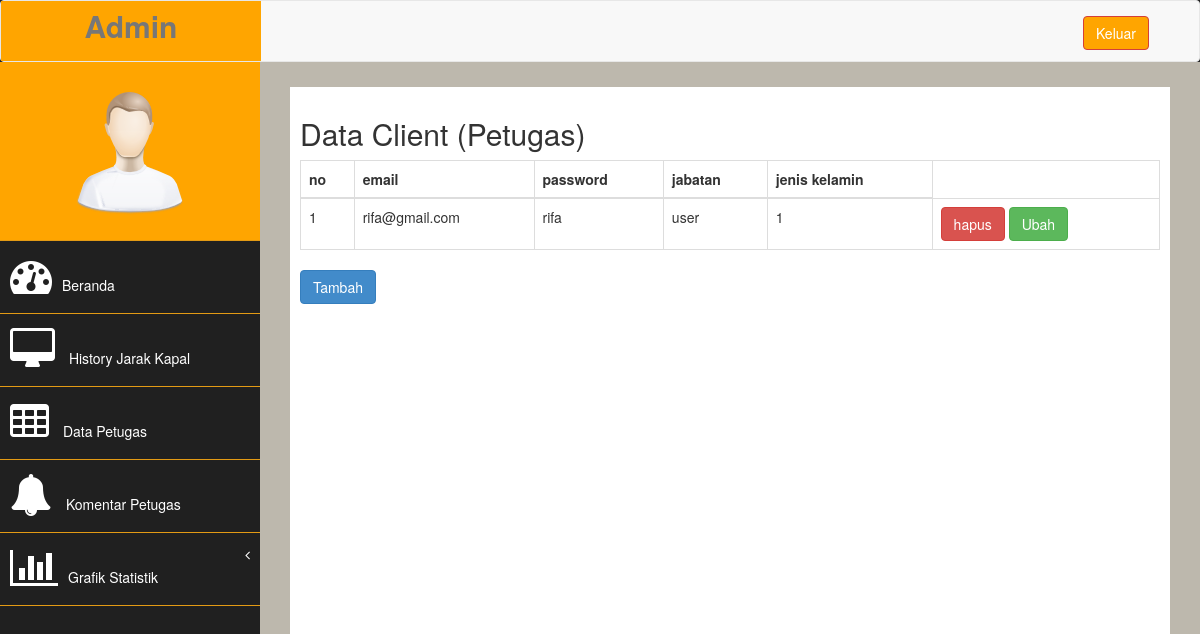
The app's page /admin/index.php?halaman=petugas (signed in) with its own data.
### tables this page shows
CREATE TABLE `user` (
  `id_user` int(11) NOT NULL,
  `email` varchar(100) NOT NULL,
  `password` varchar(100) NOT NULL,
  `jabatan` varchar(100) NOT NULL,
  `jenis_kelamin` varchar(100) NOT NULL
);

### admin/petugas.php (the view)
<h2>Data Client (Petugas)</h2>
<table class="table table-bordered">
	<thead>
		<tr>
			<th>no</th>
			<th>email</th>
			<th>password</th>
			<th>jabatan</th>
			<th>jenis kelamin</th>
		</tr>
	</thead>
	<tbody>
		<?php $nomor=1;?>
		<?php $ambil=$koneksi->query("SELECT * FROM user"); ?>
		<?php while($pecah=$ambil->fetch_assoc()){ ?>
		<tr>
			<td><?php echo $nomor; ?></td>
			<td><?php echo $pecah['email']; ?></td>
			<td><?php echo $pecah['password']; ?></td>
			<td><?php echo $pecah['jabatan']; ?></td>
			<td><?php echo $pecah['jenis_kelamin']; ?></td>
			<td>
				<a href="index.php?halaman=hapususer&id=<?php echo $pecah['id_user']; ?>" class="btn btn-danger">hapus</a>
				<a href="index.php?halaman=ubahpetugas&id=<?php echo $pecah['id_user']; ?>" class="btn btn-success">Ubah</a>
			</td>
		</tr>
		<?php $nomor++;?>
		<?php }; ?>
	</tbody>
</table>
<a href="index.php?halaman=tambahpetugas&id=<?php echo $pecah['id_user']; ?>" class="btn btn-primary">Tambah</a>

### admin/assets/css/custom.css (style rules this page uses)
body { font-family: 'Open Sans', sans-serif; }
h2 { color: #f00; }

### records on screen
user: email "rifa@gmail.com", password "rifa", jabatan "user", jenis_kelamin "1"
